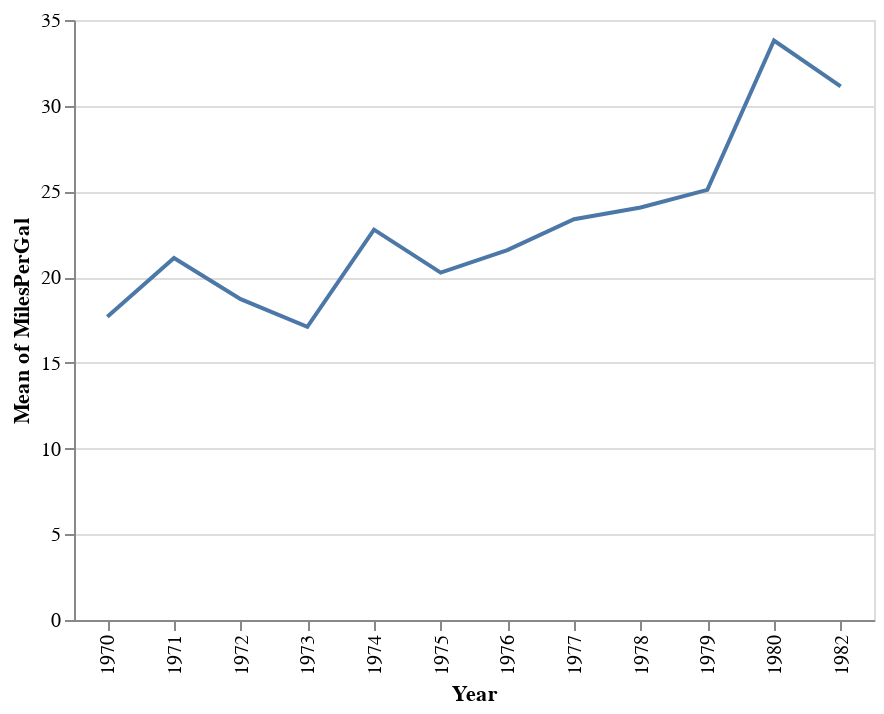

The notebook cell saved with this chart:
### Code cell
# Test Example Line Chart
# dobj = DataObj(dataset,[Column("MilesPerGal",dataModel="measure", channel='x'),
# Column("Year",dataModel="dimension",dataType="date",channel='y')])
dobj = DataObj(dataset,[Column("MilesPerGal"), Column("Year",dataType="date",dataModel="dimension")]) #underspecified object
dobj.display()

### Figure 1 — Vega-Lite specification as saved in the notebook (floating-point values rounded to 4 significant figures; data arrays with more than 128 entries replaced by an {"elided": "..."} marker saying what was removed)
{"$schema": "https://vega.github.io/schema/vega-lite/v3.4.0.json", "config": {"mark": {"tooltip": {"content": "encoding"}}, "view": {"height": 300, "width": 400}}, "data": {"name": "data-72fe08951b86c7df8ecf6ef5a2b30a0a"}, "datasets": {"data-72fe08951b86c7df8ecf6ef5a2b30a0a": {"elided": "392 records"}}, "encoding": {"x": {"field": "Year", "type": "ordinal"}, "y": {"aggregate": "mean", "field": "MilesPerGal", "type": "quantitative"}}, "mark": "line", "selection": {"selector002": {"bind": "scales", "encodings": ["x", "y"], "type": "interval"}}}
